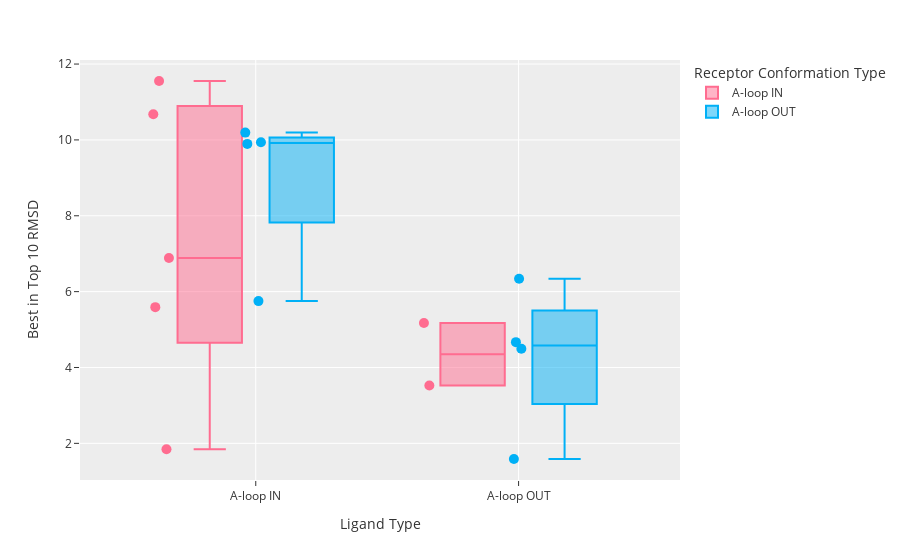

Notebook code for this chart:
### Code cell
import plotly.express as px
ligand_titles = {0: "A-loop IN", 1: "A-loop OUT"}
receptor_titles = {0: "A-loop IN", 1: "A-loop OUT"}
tmp_res = resuls_pd.sort_values("energies").groupby("ligand_name").head(10).reset_index()
tmp_res = tmp_res.sort_values("rmsds").groupby("ligand_name").head(1).reset_index()
tmp_res = tmp_res[["energies", "rmsds","receptor_categories", "ligand_categories"]]
tmp_res["receptor_categories"] = tmp_res["receptor_categories"].apply(lambda x: receptor_titles[x])
tmp_res["ligand_categories"] = tmp_res["ligand_categories"].apply(lambda x:ligand_titles[x])
tmp_res.columns = ["Best in Top 10 Energy (kcal/mol)", "Best in Top 10 RMSD", "Receptor Conformation Type", "Ligand Type"]

fig = px.box(tmp_res.sort_values("Receptor Conformation Type"), 
             x='Ligand Type', y='Best in Top 10 RMSD', 
             color='Receptor Conformation Type', points="all", 
             color_discrete_sequence = ["#FF6C90", "#00B0F6"],
             template="ggplot2")
'''
fig = px.scatter(tmp_res.sort_values("Receptor Conformation Type"), 
             x='Ligand Type', y='Best in Top 10 RMSD', 
             color='Receptor Conformation Type',
             color_discrete_sequence = ["#FF6C90", "#00B0F6"],
             template="ggplot2")
'''
fig.update_traces(marker_size=10)
fig.show()
fig.write_image("CDK2_results.svg")

### Figure 1 — Plotly figure (JSON) as saved in the notebook; plotly's stock layout.template omitted (floating-point values rounded to 4 significant figures)
{"data": [{"alignmentgroup": "True", "boxpoints": "all", "hovertemplate": "Receptor Conformation Type=A-loop IN<br>Ligand Type=%{x}<br>Best in Top 10 RMSD=%{y}<extra></extra>", "legendgroup": "A-loop IN", "marker": {"color": "#FF6C90", "size": 10}, "name": "A-loop IN", "notched": false, "offsetgroup": "A-loop IN", "orientation": "v", "showlegend": true, "type": "box", "x": ["A-loop IN", "A-loop OUT", "A-loop OUT", "A-loop IN", "A-loop IN", "A-loop IN", "A-loop IN"], "x0": " ", "xaxis": "x", "y": [1.844, 3.524, 5.173, 5.591, 6.889, 10.68, 11.55], "y0": " ", "yaxis": "y"}, {"alignmentgroup": "True", "boxpoints": "all", "hovertemplate": "Receptor Conformation Type=A-loop OUT<br>Ligand Type=%{x}<br>Best in Top 10 RMSD=%{y}<extra></extra>", "legendgroup": "A-loop OUT", "marker": {"color": "#00B0F6", "size": 10}, "name": "A-loop OUT", "notched": false, "offsetgroup": "A-loop OUT", "orientation": "v", "showlegend": true, "type": "box", "x": ["A-loop OUT", "A-loop OUT", "A-loop OUT", "A-loop IN", "A-loop OUT", "A-loop IN", "A-loop IN", "A-loop IN"], "x0": " ", "xaxis": "x", "y": [1.587, 4.492, 4.668, 5.75, 6.34, 9.895, 9.939, 10.19], "y0": " ", "yaxis": "y"}], "layout": {"boxmode": "group", "legend": {"title": {"text": "Receptor Conformation Type"}, "tracegroupgap": 0}, "margin": {"t": 60}, "xaxis": {"anchor": "y", "domain": [0, 1], "title": {"text": "Ligand Type"}}, "yaxis": {"anchor": "x", "domain": [0, 1], "title": {"text": "Best in Top 10 RMSD"}}}}
